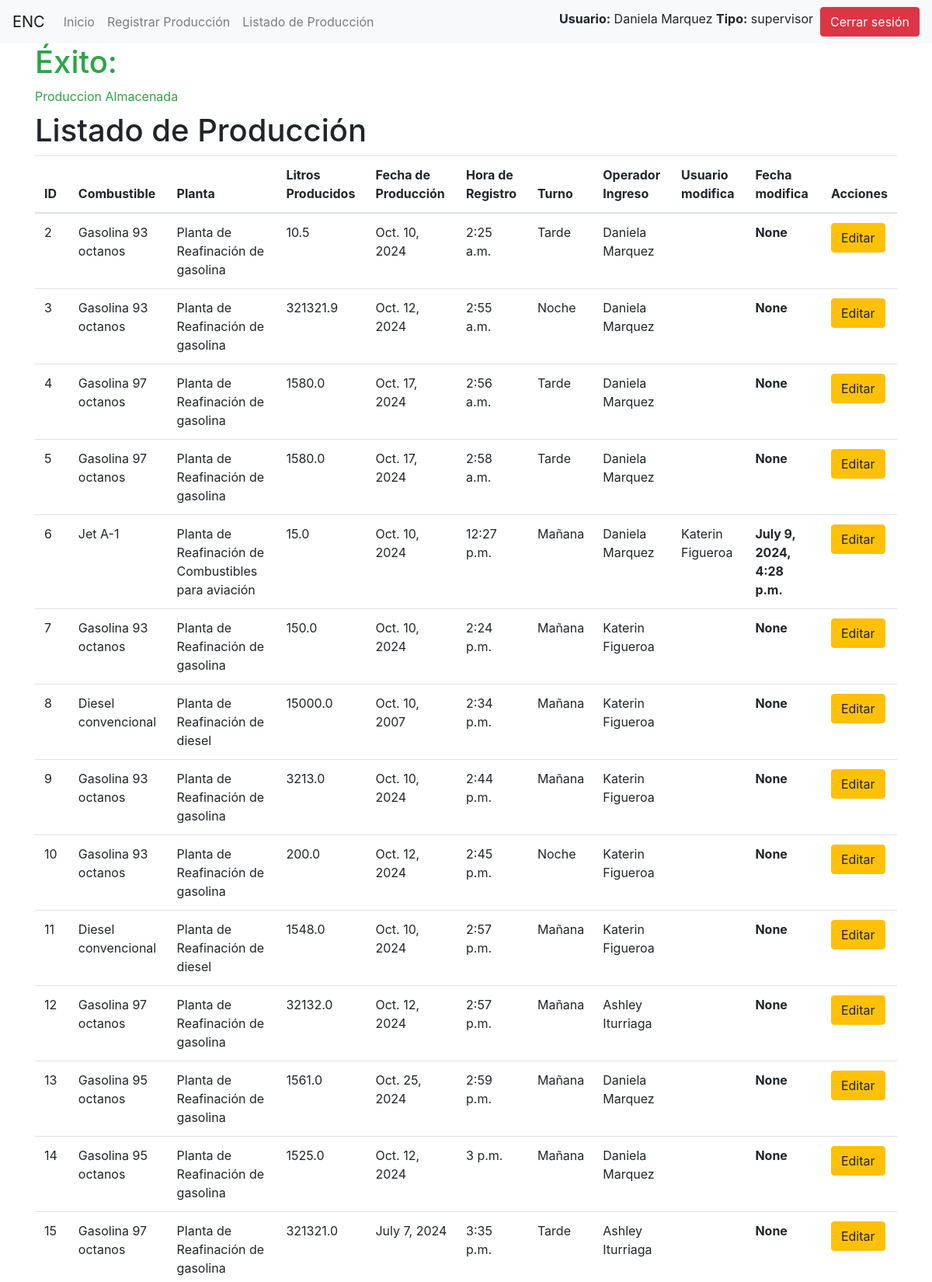
The page /listado/ (signed in, upper part) on the database its author committed.
### produccion/models.py (models this page shows, shortened)
class Produccion(models.Model):
    codigo_combustible = models.ForeignKey(Producto, on_delete=models.CASCADE)
    litros_producidos = models.FloatField()
    fecha_produccion = models.DateField()
    turno = models.CharField(max_length=2, choices=[('AM', 'Mañana'), ('PM', 'Tarde'), ('MM', 'Noche')])
    hora_registro = models.TimeField(auto_now_add=True)
    operador = models.ForeignKey(User, on_delete=models.CASCADE, related_name='producciones_registradas')
    modificado_por = models.ForeignKey(User, on_delete=models.SET_NULL, null=True, blank=True, related_name='producciones_modificadas')
    fecha_modificacion = models.DateTimeField(null=True, blank=True)
    anulado = models.BooleanField(default=False)

class Producto(models.Model):
    codigo = models.CharField(max_length=10, unique=True)
    nombre = models.CharField(max_length=100)
    planta = models.ForeignKey(Planta, on_delete=models.CASCADE)

class Planta(models.Model):
    codigo = models.CharField(max_length=10, unique=True)
    nombre = models.CharField(max_length=100)

### produccion/views.py (the view)
# urls.py: path('listado/', views.listado_produccion, name='listado_produccion'),
@login_required
def listado_produccion(request):
    mensaje_exito = request.session.get('mensaje_exito', '')
    request.session['mensaje_exito'] = ''
    if request.user.is_staff:
        producciones = Produccion.objects.filter(anulado=False).select_related('codigo_combustible__planta', 'operador')
    else:
        producciones = Produccion.objects.filter(operador=request.user, anulado=False).select_related('codigo_combustible__planta', 'operador')
    return render(request, 'produccion/listado_produccion.html', {'producciones': producciones, 'mensaje_exito': mensaje_exito})

### produccion/templates/produccion/listado_produccion.html (shortened to what this page needs)
{% extends 'produccion/base.html' %}
{% block content %}
<h1>Listado de Producción</h1>
<table class="table">
    <thead>
        <tr>
            <th>ID</th>
            <th>Combustible</th>
            <th>Planta</th>
            <th>Litros Producidos</th>
            <th>Fecha de Producción</th>
            <th>Hora de Registro</th>
            <th>Turno</th>
            <th>Operador Ingreso</th>
            <th>Usuario modifica</th>
            <th>Fecha modifica</th>
            <th>Acciones</th>
        </tr>
    </thead>
    <tbody>
        {% for produccion in producciones %}
        <tr>
            <td>{{ produccion.id }}</td>
            <td>{{ produccion.codigo_combustible.nombre }}</td>
            <td>{{ produccion.codigo_combustible.planta.nombre }}</td>
            <td>{{ produccion.litros_producidos }}</td>
            <td>{{ produccion.fecha_produccion }}</td>
            <td>{{ produccion.hora_registro }}</td>
            <td>{{ produccion.get_turno_display }}</td>
            <td>{{ produccion.operador.first_name }} {{ produccion.operador.last_name }}</td>
            <td>{{ produccion.modificado_por.first_name }} {{ produccion.modificado_por.last_name }}</td>
            <th>{{ produccion.fecha_modificacion }}</th>
            <td>
                <a href="{% url 'editar_produccion' produccion.id %}" class="btn btn-warning">Editar</a>
            </td>
        </tr>
        {% endfor %}
    </tbody>
</table>
{% endblock %}

### produccion/templates/produccion/base.html (shortened to what this page needs)
<!DOCTYPE html>
<html>
<head>
    <link rel="stylesheet" href="https://stackpath.bootstrapcdn.com/bootstrap/4.3.1/css/bootstrap.min.css">
</head>
<body>
    <nav class="navbar navbar-expand-lg navbar-light bg-light">
        <a class="navbar-brand" href="#">ENC</a>
        <div class="collapse navbar-collapse">
            <ul class="navbar-nav mr-auto">
                <li class="nav-item">
                    <a class="nav-link" href="{% url 'index' %}">Inicio</a>
                </li>
                {% if user.is_authenticated %}
                <li class="nav-item">
                    <a class="nav-link" href="{% url 'registro_produccion' %}">Registrar Producción</a>
                </li>
                <li class="nav-item">
                    <a class="nav-link" href="{% url 'listado_produccion' %}">Listado de Producción</a>
                </li>
                {% else %}
                <li class="nav-item">
                    <a class="nav-link" href="{% url 'login' %}">Iniciar Sesión</a>
                </li>
                {% endif %}
            </ul>
        </div>
        {% if user.is_authenticated %}
        <label>
            <b>Usuario:</b> {{ user.first_name }} {{ user.last_name }}
            <b>Tipo:</b> {% for group in user.groups.all %}
                            {{ group.name }}
                         {% endfor %}
        </label>
        <form action="{% url 'logout' %}" method="post">
            <button type="submit" class="btn btn-danger">Cerrar sesión</button>
        </form>
        {% endif %}
    </nav>
    <div class="container">
        {% if mensaje_exito %}
            <label class="text-success"><h1>Éxito:</h1> {{ mensaje_exito }}</label>
        {% endif %}
        {% block content %}
        {% endblock %}
    </div>
</body>
</html>

### rows shown on the page
Produccion: id "2", codigo_combustible.nombre "Gasolina 93 octanos", codigo_combustible.planta.nombre "Planta de Reafinación de gasolina", litros_producidos "10.5", fecha_produccion "Oct. 10, 2024", hora_registro "2:25 a.m.", turno "Tarde", operador.first_name "Daniela", operador.last_name "Marquez", fecha_modificacion "None"
Produccion: id "3", codigo_combustible.nombre "Gasolina 93 octanos", codigo_combustible.planta.nombre "Planta de Reafinación de gasolina", litros_producidos "321321.9", fecha_produccion "Oct. 12, 2024", hora_registro "2:55 a.m.", turno "Noche", operador.first_name "Daniela", operador.last_name "Marquez", fecha_modificacion "None"
Produccion: id "4", codigo_combustible.nombre "Gasolina 97 octanos", codigo_combustible.planta.nombre "Planta de Reafinación de gasolina", litros_producidos "1580.0", fecha_produccion "Oct. 17, 2024", hora_registro "2:56 a.m.", turno "Tarde", operador.first_name "Daniela", operador.last_name "Marquez", fecha_modificacion "None"
Produccion: id "5", codigo_combustible.nombre "Gasolina 97 octanos", codigo_combustible.planta.nombre "Planta de Reafinación de gasolina", litros_producidos "1580.0", fecha_produccion "Oct. 17, 2024", hora_registro "2:58 a.m.", turno "Tarde", operador.first_name "Daniela", operador.last_name "Marquez", fecha_modificacion "None"
Produccion: id "6", codigo_combustible.nombre "Jet A-1", codigo_combustible.planta.nombre "Planta de Reafinación de Combustibles para aviación", litros_producidos "15.0", fecha_produccion "Oct. 10, 2024", hora_registro "12:27 p.m.", turno "Mañana", operador.first_name "Daniela", operador.last_name "Marquez", modificado_por.first_name "Katerin", modificado_por.last_name "Figueroa", fecha_modificacion "July 9, 2024, 4:28 p.m."
Produccion: id "7", codigo_combustible.nombre "Gasolina 93 octanos", codigo_combustible.planta.nombre "Planta de Reafinación de gasolina", litros_producidos "150.0", fecha_produccion "Oct. 10, 2024", hora_registro "2:24 p.m.", turno "Mañana", operador.first_name "Katerin", operador.last_name "Figueroa", fecha_modificacion "None"
Produccion: id "8", codigo_combustible.nombre "Diesel convencional", codigo_combustible.planta.nombre "Planta de Reafinación de diesel", litros_producidos "15000.0", fecha_produccion "Oct. 10, 2007", hora_registro "2:34 p.m.", turno "Mañana", operador.first_name "Katerin", operador.last_name "Figueroa", fecha_modificacion "None"
Produccion: id "9", codigo_combustible.nombre "Gasolina 93 octanos", codigo_combustible.planta.nombre "Planta de Reafinación de gasolina", litros_producidos "3213.0", fecha_produccion "Oct. 10, 2024", hora_registro "2:44 p.m.", turno "Mañana", operador.first_name "Katerin", operador.last_name "Figueroa", fecha_modificacion "None"
Produccion: id "10", codigo_combustible.nombre "Gasolina 93 octanos", codigo_combustible.planta.nombre "Planta de Reafinación de gasolina", litros_producidos "200.0", fecha_produccion "Oct. 12, 2024", hora_registro "2:45 p.m.", turno "Noche", operador.first_name "Katerin", operador.last_name "Figueroa", fecha_modificacion "None"
Produccion: id "11", codigo_combustible.nombre "Diesel convencional", codigo_combustible.planta.nombre "Planta de Reafinación de diesel", litros_producidos "1548.0", fecha_produccion "Oct. 10, 2024", hora_registro "2:57 p.m.", turno "Mañana", operador.first_name "Katerin", operador.last_name "Figueroa", fecha_modificacion "None"
Produccion: id "12", codigo_combustible.nombre "Gasolina 97 octanos", codigo_combustible.planta.nombre "Planta de Reafinación de gasolina", litros_producidos "32132.0", fecha_produccion "Oct. 12, 2024", hora_registro "2:57 p.m.", turno "Mañana", operador.first_name "Ashley", operador.last_name "Iturriaga", fecha_modificacion "None"
Produccion: id "13", codigo_combustible.nombre "Gasolina 95 octanos", codigo_combustible.planta.nombre "Planta de Reafinación de gasolina", litros_producidos "1561.0", fecha_produccion "Oct. 25, 2024", hora_registro "2:59 p.m.", turno "Mañana", operador.first_name "Daniela", operador.last_name "Marquez", fecha_modificacion "None"
Produccion: id "14", codigo_combustible.nombre "Gasolina 95 octanos", codigo_combustible.planta.nombre "Planta de Reafinación de gasolina", litros_producidos "1525.0", fecha_produccion "Oct. 12, 2024", hora_registro "3 p.m.", turno "Mañana", operador.first_name "Daniela", operador.last_name "Marquez", fecha_modificacion "None"
Produccion: id "15", codigo_combustible.nombre "Gasolina 97 octanos", codigo_combustible.planta.nombre "Planta de Reafinación de gasolina", litros_producidos "321321.0", fecha_produccion "July 7, 2024", hora_registro "3:35 p.m.", turno "Tarde", operador.first_name "Ashley", operador.last_name "Iturriaga", fecha_modificacion "None"

### other values the page prints
{{ user.first_name }} "Daniela"
{{ user.last_name }} "Marquez"
{{ group.name }} "supervisor"
{{ mensaje_exito }} "Produccion Almacenada"
